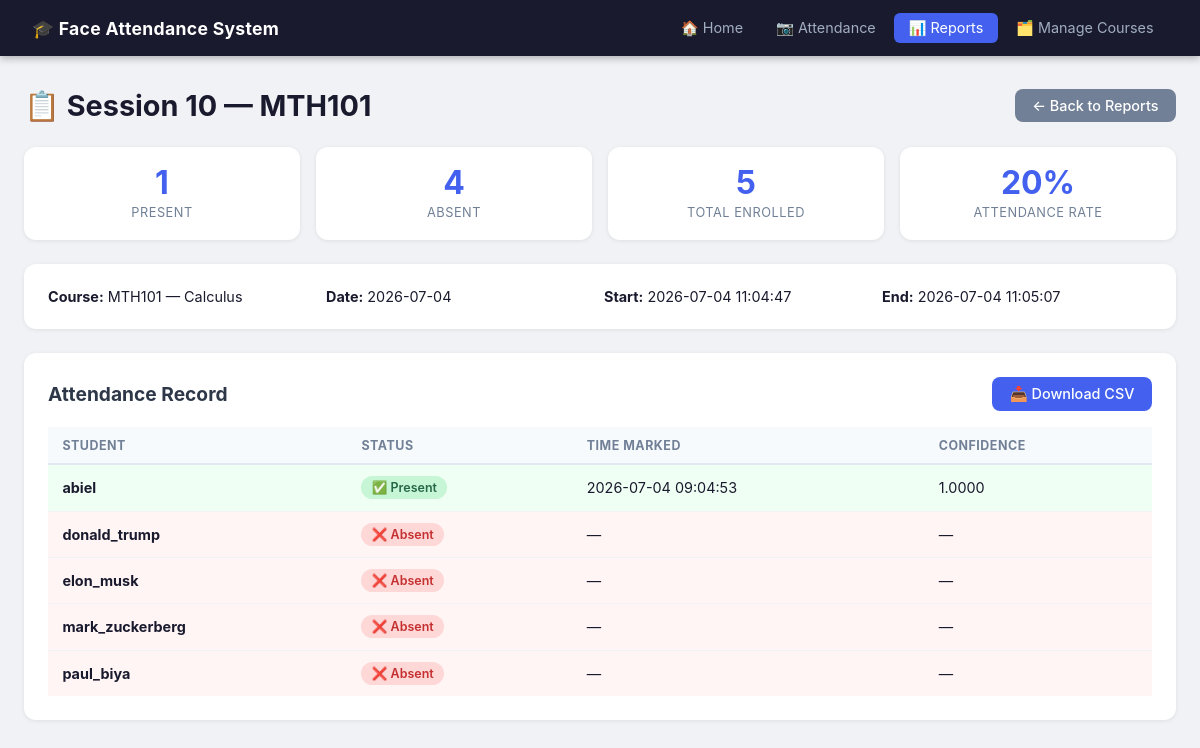
The app's page /reports/10 with its own data.
### tables this page shows
CREATE TABLE courses (
    course_id     INTEGER PRIMARY KEY AUTOINCREMENT,
    course_code   TEXT NOT NULL UNIQUE,       -- e.g. "CSC301"
    course_name   TEXT NOT NULL               -- e.g. "Computer Vision"
);

CREATE TABLE students (
    student_id      INTEGER PRIMARY KEY AUTOINCREMENT,
    student_name    TEXT NOT NULL UNIQUE,     -- matches dataset folder name
    face_encoding   BLOB NOT NULL,            -- pickled 128-d numpy vector
    date_registered TEXT DEFAULT (datetime('now'))
);

CREATE TABLE attendance (
    attendance_id   INTEGER PRIMARY KEY AUTOINCREMENT,
    session_id      INTEGER NOT NULL,
    student_id      INTEGER NOT NULL,
    timestamp_marked TEXT NOT NULL DEFAULT (datetime('now')),
    confidence      REAL,                     -- classifier confidence/probability
    FOREIGN KEY (session_id) REFERENCES sessions(session_id) ON DELETE CASCADE,
    FOREIGN KEY (student_id) REFERENCES students(student_id) ON DELETE CASCADE,
    UNIQUE (session_id, student_id)            -- duplicate-attendance prevention
);

### app/flask_app.py (the view)
@app.route("/reports/<int:session_id>")
def report_detail(session_id):
    session = db.get_session(session_id)
    if session is None:
        flash("Session not found.", "error")
        return redirect(url_for("reports"))
    course = db.get_course_by_code(session["course_code"])
    enrolled = db.get_enrolled_students(course["course_id"])
    present_records = {
        r["student_id"]: r
        for r in db.get_attendance_for_session(session_id)
    }
    rows = []
    for student in enrolled:
        record = present_records.get(student["student_id"])
        rows.append({
            "student_name": student["student_name"],
            "status": "Present" if record else "Absent",
            "timestamp": record["timestamp_marked"] if record else "—",
            "confidence": f"{record['confidence']:.4f}"
            if record and record["confidence"] else "—",
        })
    present_count = sum(1 for r in rows if r["status"] == "Present")
    return render_template(
        "report_detail.html",
        session=session,
        rows=rows,
        present_count=present_count,
        total=len(rows),
    )

### app/db_handler.py (called while the page is built)
def get_connection():
    if not DB_PATH.exists():
        raise FileNotFoundError(
            f"Database not found at {DB_PATH}. Run database/init_db.py first."
        )
    conn = sqlite3.connect(DB_PATH)
    conn.execute("PRAGMA foreign_keys = ON;")
    return conn

def get_course_by_code(course_code: str):
    conn = get_connection()
    try:
        cursor = conn.cursor()
        cursor.execute(
            "SELECT course_id, course_code, course_name FROM courses WHERE course_code = ?",
            (course_code,),
        )
        row = cursor.fetchone()
        if row is None:
            return None
        return {"course_id": row[0], "course_code": row[1], "course_name": row[2]}
    finally:
        conn.close()

def get_enrolled_students(course_id: int):
    conn = get_connection()
    try:
        cursor = conn.cursor()
        cursor.execute(
            """
            SELECT s.student_id, s.student_name
            FROM enrollments e
            JOIN students s ON e.student_id = s.student_id
            WHERE e.course_id = ?
            ORDER BY s.student_name
            """,
            (course_id,),
        )
        rows = cursor.fetchall()
        return [{"student_id": r[0], "student_name": r[1]} for r in rows]
    finally:
        conn.close()

def get_session(session_id: int):
    conn = get_connection()
    try:
        cursor = conn.cursor()
        cursor.execute(
            """
            SELECT s.session_id, s.course_id, c.course_code, c.course_name,
                   s.session_date, s.start_time, s.end_time
            FROM sessions s
            JOIN courses c ON s.course_id = c.course_id
            WHERE s.session_id = ?
            """,
            (session_id,),
        )
        row = cursor.fetchone()
        if row is None:
            return None
        return {
            "session_id": row[0], "course_id": row[1], "course_code": row[2],
            "course_name": row[3], "session_date": row[4],
            "start_time": row[5], "end_time": row[6],
        }
    finally:
        conn.close()

### app/templates/report_detail.html (shortened to what this page needs)
{% extends "base.html" %}
{% block content %}
<div class="page-header">
    <h1>📋 Session {{ session.session_id }} — {{ session.course_code }}</h1>
    <a href="{{ url_for('reports') }}" class="btn btn-secondary">← Back to Reports</a>
</div>
<div class="metrics-row">
    <div class="metric-card">
        <div class="metric-value">{{ present_count }}</div>
        <div class="metric-label">Present</div>
    </div>
    <div class="metric-card">
        <div class="metric-value">{{ total - present_count }}</div>
        <div class="metric-label">Absent</div>
    </div>
    <div class="metric-card">
        <div class="metric-value">{{ total }}</div>
        <div class="metric-label">Total Enrolled</div>
    </div>
    <div class="metric-card">
        <div class="metric-value">
            {% if total > 0 %}
                {{ "%.0f"|format(present_count / total * 100) }}%
            {% else %}
                —
            {% endif %}
        </div>
        <div class="metric-label">Attendance Rate</div>
    </div>
</div>
<div class="card">
    <div class="detail-grid">
        <div><strong>Course:</strong> {{ session.course_code }} — {{ session.course_name }}</div>
        <div><strong>Date:</strong> {{ session.session_date }}</div>
        <div><strong>Start:</strong> {{ session.start_time or '—' }}</div>
        <div><strong>End:</strong> {{ session.end_time or 'In progress' }}</div>
    </div>
</div>
<div class="card">
    <div class="card-header-row">
        <h2>Attendance Record</h2>
        <a href="{{ url_for('download_report', session_id=session.session_id) }}"
           class="btn btn-primary">
            📥 Download CSV
        </a>
    </div>
    <table class="table">
        <thead>
            <tr>
                <th>Student</th>
                <th>Status</th>
                <th>Time Marked</th>
                <th>Confidence</th>
            </tr>
        </thead>
        <tbody>
            {% for row in rows %}
            <tr class="{% if row.status == 'Present' %}row-present{% else %}row-absent{% endif %}">
                <td><strong>{{ row.student_name }}</strong></td>
                <td>
                    {% if row.status == 'Present' %}
                        <span class="badge badge-success">✅ Present</span>
                    {% else %}
                        <span class="badge badge-danger">❌ Absent</span>
                    {% endif %}
                </td>
                <td>{{ row.timestamp }}</td>
                <td>{{ row.confidence }}</td>
            </tr>
            {% endfor %}
        </tbody>
    </table>
</div>
{% endblock %}

### app/static/style.css (style rules this page uses)
*, *::before, *::after { box-sizing: border-box; margin: 0; padding: 0; }
body { font-family: -apple-system, BlinkMacSystemFont, "Segoe UI", Roboto, sans-serif; background: #f0f2f5; color: #1a1a2e; min-height: 100vh; }
a { color: #4361ee; text-decoration: none; }
h1 { font-size: 1.8rem; margin-bottom: 1.5rem; color: #1a1a2e; }
h2 { font-size: 1.2rem; margin-bottom: 1rem; color: #2d3748; }
.card { background: #fff; border-radius: 12px; padding: 1.5rem; margin-bottom: 1.5rem; box-shadow: 0 1px 4px rgba(0,0,0,0.08); }
.card-header-row { display: flex; justify-content: space-between; align-items: center; margin-bottom: 1rem; }
.card-header-row h2 { margin-bottom: 0; }
.metrics-row { display: grid; grid-template-columns: repeat(auto-fit, minmax(160px, 1fr)); gap: 1rem; margin-bottom: 1.5rem; }
.metric-card { background: #fff; border-radius: 12px; padding: 1.25rem 1rem; text-align: center; box-shadow: 0 1px 4px rgba(0,0,0,0.08); }
.metric-value { font-size: 2rem; font-weight: 700; color: #4361ee; line-height: 1; }
.metric-label { font-size: 0.8rem; color: #718096; margin-top: 0.4rem; text-transform: uppercase; letter-spacing: 0.5px; }
.btn { display: inline-flex; align-items: center; gap: 0.4rem; padding: 0.5rem 1.1rem; border-radius: 8px; border: none; font-size: 0.9rem; font-weight: 500; cursor: pointer; transition: opacity 0.15s, transform 0.1s; text-decoration: none; }
.btn-primary { background: #4361ee; color: #fff; }
.btn-secondary { background: #718096; color: #fff; }
.table { width: 100%; border-collapse: collapse; font-size: 0.9rem; }
.table th { background: #f7fafc; padding: 0.65rem 0.9rem; text-align: left; font-size: 0.78rem; text-transform: uppercase; letter-spacing: 0.5px; color: #718096; border-bottom: 2px solid #e2e8f0; }
.table td { padding: 0.7rem 0.9rem; border-bottom: 1px solid #f0f2f5; vertical-align: middle; }
.table tr:last-child td { border-bottom: none; }
.row-present { background: #f0fff4; }
.row-absent { background: #fff5f5; }
.badge { display: inline-block; padding: 0.25rem 0.65rem; border-radius: 99px; font-size: 0.78rem; font-weight: 600; }
.badge-success { background: #c6f6d5; color: #276749; }
.badge-danger { background: #fed7d7; color: #c53030; }
.detail-grid { display: grid; grid-template-columns: repeat(auto-fill, minmax(220px, 1fr)); gap: 0.5rem; font-size: 0.9rem; }
.page-header { display: flex; justify-content: space-between; align-items: center; margin-bottom: 1.5rem; }
.page-header h1 { margin-bottom: 0; }

### records on screen
courses: course_code "MTH101", course_name "Calculus"
students: student_name "abiel"
attendance: timestamp "2026-07-04 09:04:53"
students: student_name "donald_trump", shows "❌ Absent", timestamp "—", confidence "—"
students: student_name "elon_musk", shows "❌ Absent", timestamp "—", confidence "—"
students: student_name "mark_zuckerberg", shows "❌ Absent", timestamp "—", confidence "—"
students: student_name "paul_biya", shows "❌ Absent", timestamp "—", confidence "—"

### other values on screen
{{ session.session_id }} "10"
{{ present_count }} "1"
{{ total - present_count }} "4"
{{ total }} "5"
{{ "%.0f"|format(present_count / total * 100) }} "20"
{{ session.session_date }} "2026-07-04"
{{ session.start_time or '—' }} "2026-07-04 11:04:47"
{{ session.end_time or 'In progress' }} "2026-07-04 11:05:07"
{{ row.confidence }} "1.0000"
